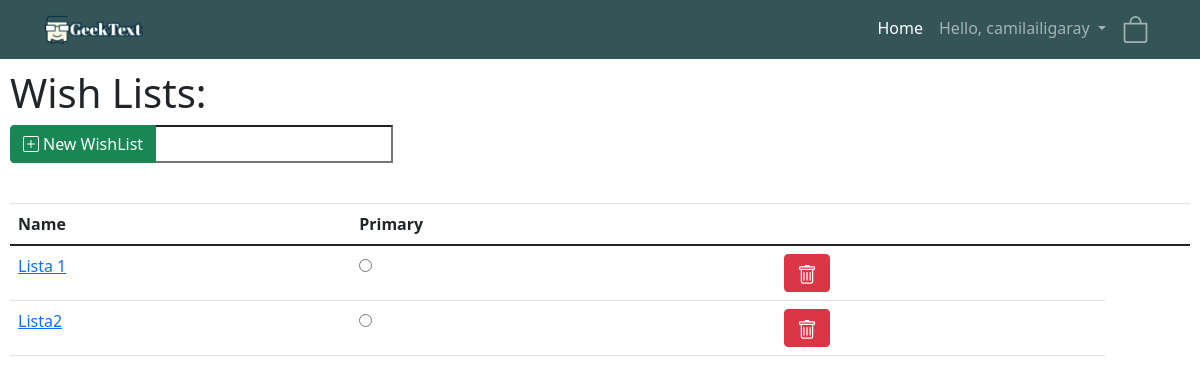
/wishlist/ (signed in), run on an earlier commit of the app's database.
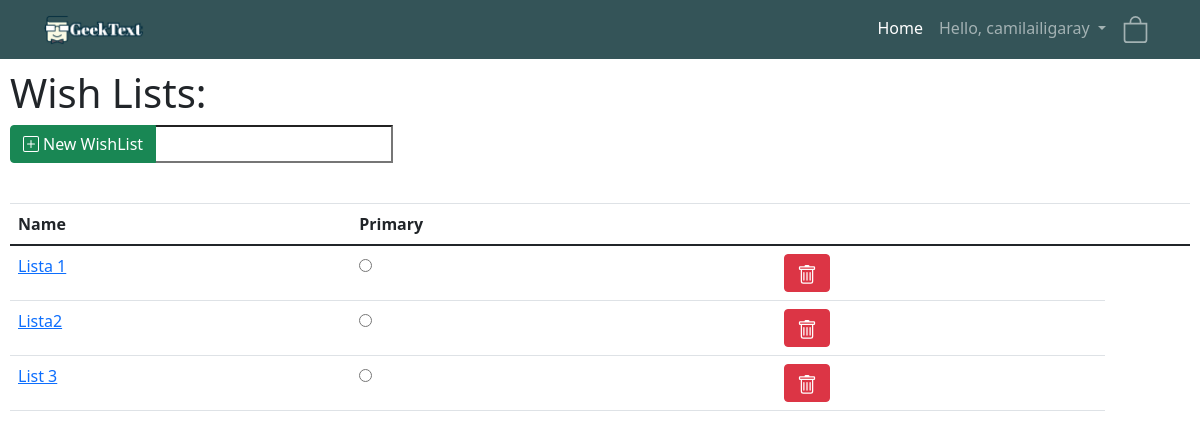
And on a later commit of the database.
### wishlist/models.py (models this page shows, shortened)
class WishList(models.Model):
    name = models.CharField(max_length=200)
    primary = models.BooleanField(True, False)
    user = models.ForeignKey(User, on_delete=models.CASCADE, related_name="wishlist", null=True)
    book = models.ManyToManyField(Book, related_name="bookwish")

### wishlist/views.py (the view, shortened to what this page needs)
# urls.py: path('wishlist/', include("wishlist.urls")),  # this connects to the urls.py inside the app wishlist
def wishlist(response):  # good to go
    wl = WishList.objects.filter(user=response.user)
    return render(response, "wishlist/wishlisthome.html", {"wl": wl})

### wishlist/templates/wishlist/wishlisthome.html (shortened to what this page needs)
{% extends 'onlinelibrary/base.html' %}
{% block content%}
<h1>Wish Lists:</h1>
<form  action="#" method="post">
    <div class="input-group mb-3">
        <div class="input-group-prepend">
            <button type="submit", name="new", class="btn btn-success", value="new">
                New WishList
            </button>
        </div>
        <input name="new" type="text">
    </div>
    <br>
<table class="table">
    <thead>
            <th>Name</th>
            <th>Primary</th>
            <th></th>
            <th></th>
    </thead>
        {% for wl in wl %}
    <tr>
            <td><a href="http://127.0.0.1:8000/wishlist/{{wl.id}}">{{wl.name}}</a></td>
            <td><input name="primary"type="radio" value="{{wl.primary}}"></input</td>
            <td><button class="btn btn-danger" onclick="window.location.href='delete/{{wl.id}}';" type="button">
            </button></td></tr>
        {% endfor %}
</table>
</form>
{% endblock%}

What changed in the data, as far as the page shows it:
added WishList: name "List 3"
